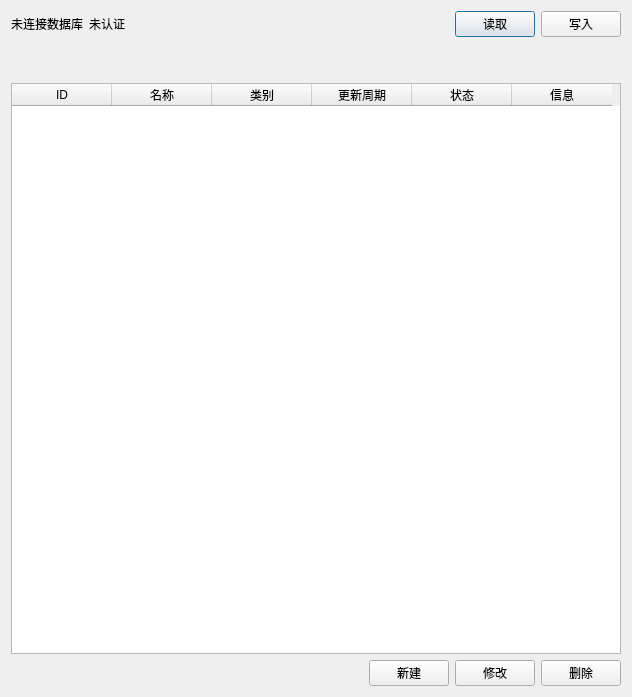
<?xml version="1.0" encoding="UTF-8"?>
<ui version="4.0">
 <class>Dialog</class>
 <widget class="QDialog" name="Dialog">
  <property name="geometry">
   <rect>
    <x>0</x>
    <y>0</y>
    <width>632</width>
    <height>697</height>
   </rect>
  </property>
  <property name="windowTitle">
   <string>cmCheck文档管理工具</string>
  </property>
  <layout class="QVBoxLayout" name="verticalLayout_2">
   <item>
    <layout class="QVBoxLayout" name="verticalLayout">
     <item>
      <layout class="QHBoxLayout" name="horizontalLayout">
       <item>
        <widget class="QLabel" name="label_db">
         <property name="text">
          <string>未连接数据库</string>
         </property>
        </widget>
       </item>
       <item>
        <widget class="QLabel" name="label_auth">
         <property name="text">
          <string>未认证</string>
         </property>
        </widget>
       </item>
       <item>
        <spacer name="horizontalSpacer">
         <property name="orientation">
          <enum>Qt::Horizontal</enum>
         </property>
         <property name="sizeHint" stdset="0">
          <size>
           <width>40</width>
           <height>20</height>
          </size>
         </property>
        </spacer>
       </item>
       <item>
        <widget class="QPushButton" name="pushButton_read">
         <property name="text">
          <string>读取</string>
         </property>
        </widget>
       </item>
       <item>
        <widget class="QPushButton" name="pushButton_write">
         <property name="text">
          <string>写入</string>
         </property>
        </widget>
       </item>
      </layout>
     </item>
     <item>
      <spacer name="verticalSpacer">
       <property name="orientation">
        <enum>Qt::Vertical</enum>
       </property>
       <property name="sizeType">
        <enum>QSizePolicy::Fixed</enum>
       </property>
       <property name="sizeHint" stdset="0">
        <size>
         <width>20</width>
         <height>40</height>
        </size>
       </property>
      </spacer>
     </item>
     <item>
      <widget class="QTableWidget" name="tableWidget">
       <column>
        <property name="text">
         <string>ID</string>
        </property>
       </column>
       <column>
        <property name="text">
         <string>名称</string>
        </property>
       </column>
       <column>
        <property name="text">
         <string>类别</string>
        </property>
       </column>
       <column>
        <property name="text">
         <string>更新周期</string>
        </property>
       </column>
       <column>
        <property name="text">
         <string>状态</string>
        </property>
       </column>
       <column>
        <property name="text">
         <string>信息</string>
        </property>
       </column>
      </widget>
     </item>
     <item>
      <layout class="QHBoxLayout" name="horizontalLayout_2">
       <item>
        <spacer name="horizontalSpacer_2">
         <property name="orientation">
          <enum>Qt::Horizontal</enum>
         </property>
         <property name="sizeHint" stdset="0">
          <size>
           <width>40</width>
           <height>20</height>
          </size>
         </property>
        </spacer>
       </item>
       <item>
        <widget class="QPushButton" name="pushButton_new">
         <property name="text">
          <string>新建</string>
         </property>
        </widget>
       </item>
       <item>
        <widget class="QPushButton" name="pushButton_edit">
         <property name="text">
          <string>修改</string>
         </property>
        </widget>
       </item>
       <item>
        <widget class="QPushButton" name="pushButton_del">
         <property name="text">
          <string>删除</string>
         </property>
        </widget>
       </item>
      </layout>
     </item>
    </layout>
   </item>
  </layout>
 </widget>
 <resources/>
 <connections/>
</ui>
